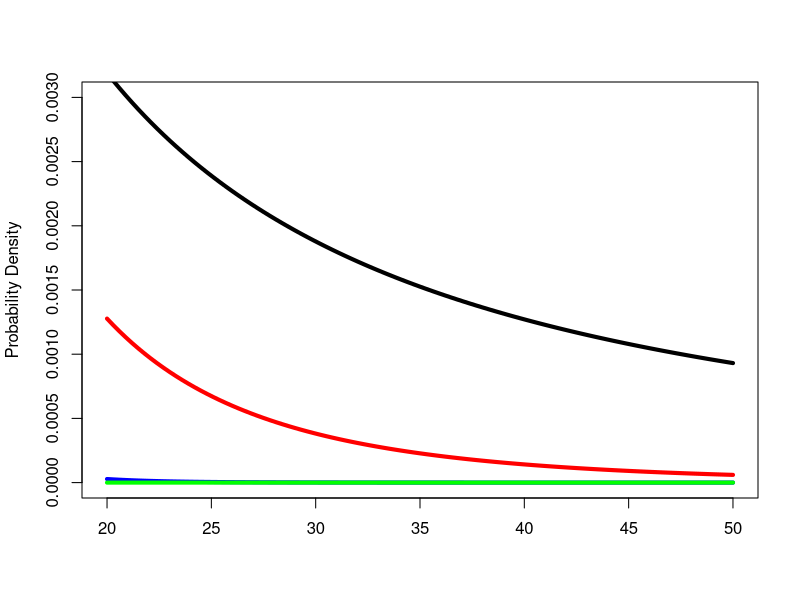

Here is the R script that generated this plot:
#create density plots dweibull(x, k, β)

curve(dweibull(x, 0.25, 1), from=20, to=50, ylab = "Probability Density", xlab = "",lwd=4,ylim=c(0,0.003))
curve(dweibull(x, 0.5, 1), from=20, to=50, col='red', add=TRUE,lwd=4)
curve(dweibull(x, 0.75, 1), from=20, to=50, col='blue', add=TRUE,lwd=4)
curve(dweibull(x, 1, 1), from=20, to=50, col='green', add=TRUE,lwd=4)

#add legend
legend(5.5, 0.8, legend=c("beta = 1, k = 0.25", "beta = 1, k = 0.5", "beta = 1, k = 0.75","beta = 1, k = 1"),
       col=c("black", "red", "blue","green"), lty=1, cex=1.2,lwd=4)

